Frame 1 (no input): blank canvas, image omitted
Frame 60 (no input): blank canvas, image omitted
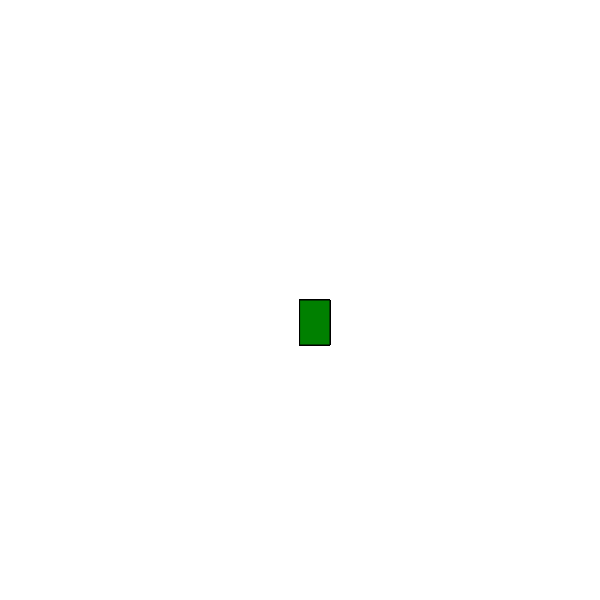
Frame 120 (the mouse pressed at the canvas centre since frame 60)

The p5.js sketch whose frames 1 and 60 were blank and that drew this single picture after the mouse press (run headless with seeded random() and noise() and a simulated clock; from frame 60 on, the mouse is pressed at the canvas centre):

// p5.js sketch
// ── sketch.js
function setup() {
    createCanvas(600, 600);
    background("white");
  }
  
  function draw() {
    
    
    stroke ("black");
    fill ("green");
    
    //console.log(mouseIsPressed);
    
    if(mouseIsPressed) {
      rect( mouseX, mouseY, 30, 45);
    }
    
  }
